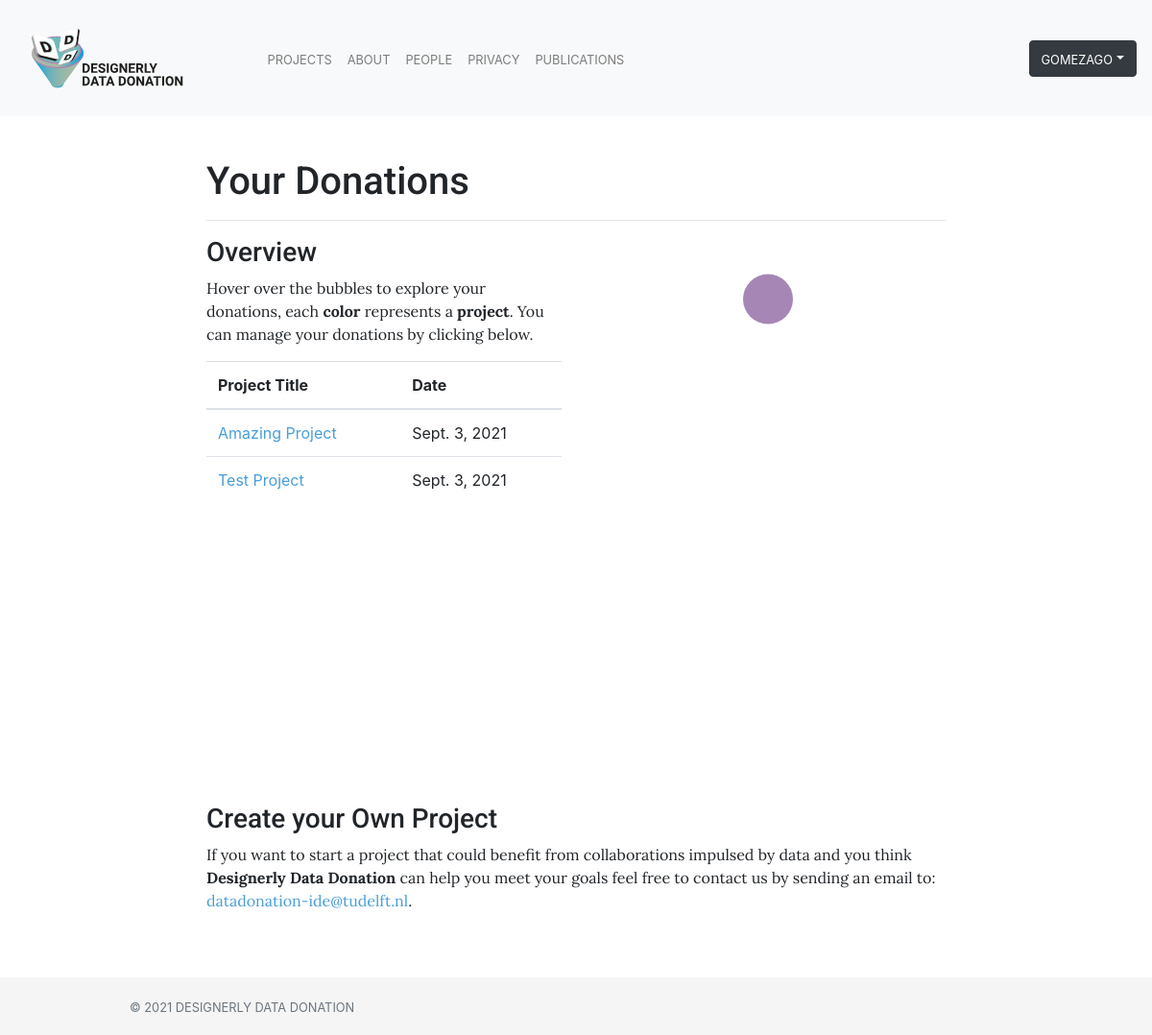
/hello/ (signed in), run on an earlier commit of the app's database.
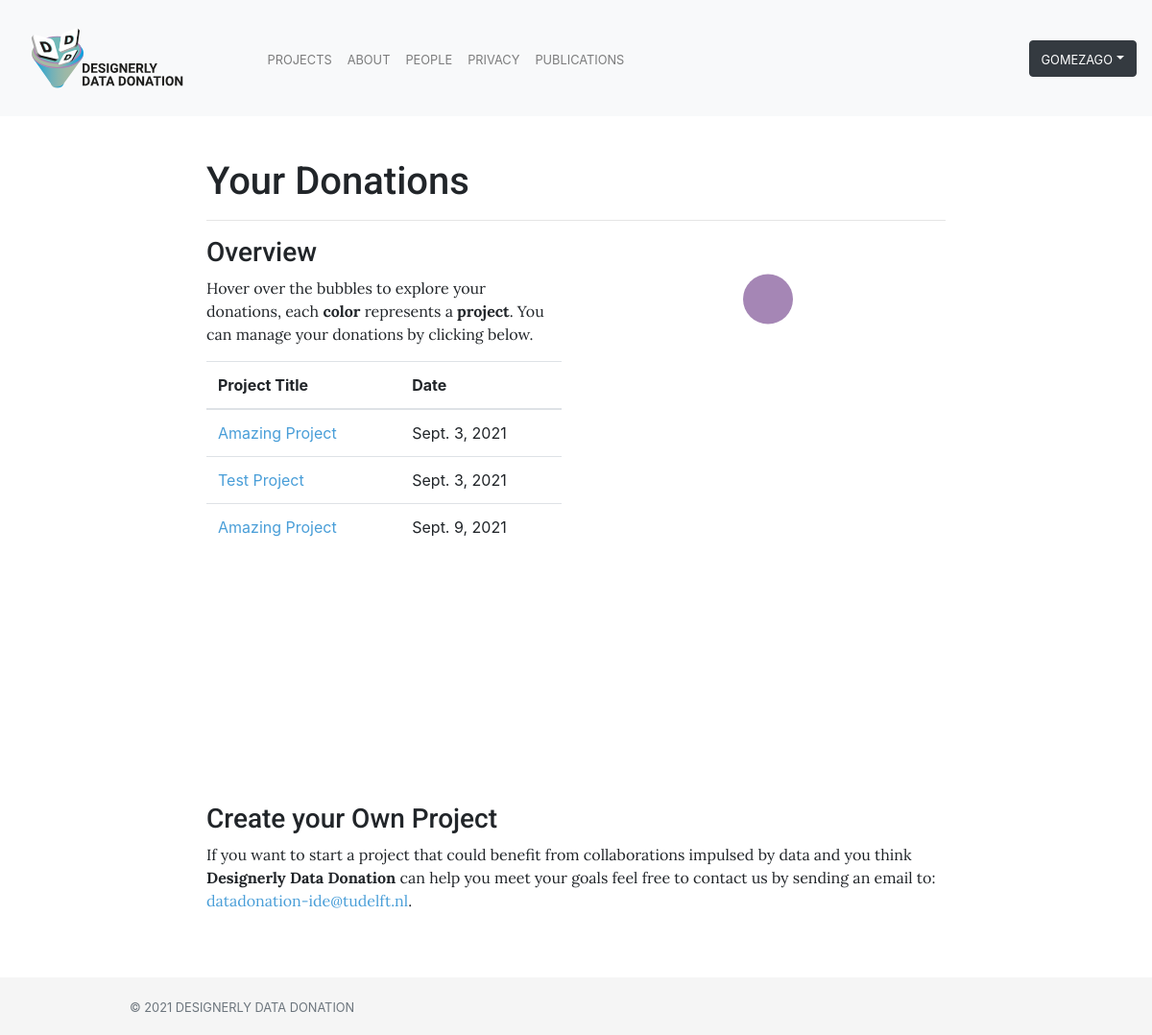
And on a later commit of the database.
### bucket/models.py (models this page shows, shortened)
class BucketUser(AbstractBaseUser):
    email               = models.EmailField(verbose_name="email", max_length=60, unique=True)
    username            = models.CharField(max_length=30, unique=True)
    user_id             = models.CharField(max_length=60, unique=True, default=None, primary_key=True)
    date_joined         = models.DateTimeField(verbose_name="date joined", auto_now_add=True)
    last_login          = models.DateTimeField(verbose_name="last login", auto_now=True)
    thing_id            = models.CharField(max_length=200, unique=True, default=None, null=True)
    is_admin            = models.BooleanField(default=False)
    is_active           = models.BooleanField(default=True)
    is_staff            = models.BooleanField(default=False)
    is_superuser        = models.BooleanField(default=False)
    hide_email          = models.BooleanField(default=True)
    objects = BucketUserManager()
    USERNAME_FIELD = 'email' # Field to log in with
    REQUIRED_FIELDS = ['username', 'user_id'] # Required fields

### bucket_view/models.py (models this page shows, shortened)
class Donation(models.Model):
    user                   = models.ForeignKey(settings.AUTH_USER_MODEL, on_delete=models.CASCADE)
    project                = models.ForeignKey('Project', on_delete=models.CASCADE, blank=True, null=True) #For Demographics
    thingId                = models.CharField(max_length=200, unique=True, default=None)
    propertyId             = models.JSONField(blank=False, null=True)
    data                   = models.JSONField(blank=False, null=True) #Data this person wants to share
    consent                = models.BooleanField(default=False) # Consent to donate?
    adult                  = models.BooleanField(default=False) # Older than 18+
    updates                = models.BooleanField(default=False) # Wants to receive updates?
    timestamp              = models.DateTimeField(auto_now_add=True)

class Project(models.Model):
    id                      = models.CharField(max_length=100, blank=False, unique=True, primary_key=True)
    user                    = models.ForeignKey(settings.AUTH_USER_MODEL, on_delete=models.CASCADE)
    researcher_name         = models.CharField(max_length=200, unique=False, default=None, null=True)
    researcher_affiliation  = models.CharField(max_length=200, unique=False, default=None, null=True)
    title                   = models.CharField(max_length=100, blank=False) # Short string field to hold project name
    description_tweet       = models.CharField(max_length=280, blank=False)  # Tweet-Like description of project
    description             = models.TextField(blank=False)  # Large string frield to hold a piece of text
    hrec                    = models.BooleanField(default=False)
    data                    = models.JSONField(blank=False, null=True)
    image                   = models.ImageField(upload_to="images", blank=True, null=True)
    start                   = models.DateField(blank=False)  # Start of project
    end                     = models.DateField(blank=False)  # End of project
    data_info               = models.TextField(blank=False, null=True)
    instructions            = models.TextField(unique=False, default=None, null=True)
    groupId                 = models.CharField(max_length=200, unique=True, default=None)

### bucket_view/views.py (the view)
# urls.py: path("hello/", views.bucket_hello, name="hello"),
@login_required()
def bucket_hello(request):
    if request.method == 'POST':
        form = DemographicsForm(request.POST, request.FILES)
        if form.is_valid():
            timestamp = round(time.time()*1000)
            sex = form.cleaned_data['sex']
            date = form.cleaned_data['date_of_birth']
            sex_data = {'values': [[timestamp, int(sex[0])]]}
            print(sex_data)
            date_data = {'values':[[timestamp, date.day, date.month, date.year]]}
            print(date_data)
            thingId, initialized_property_dict = initialize_demographics_donation(request.session['token'], sex_data, date_data)
            donation = Donation(
                user=request.user,
                data={'SEX': ['Sex', 'Sex'], 'DATE': ['Date', 'Date']},
                project=Project.objects.get(id = 'ddd_demo'),
                updates=False,
                adult=True,
                consent=True,
                thingId=thingId,
                propertyId=initialized_property_dict)
            donation.save()
            donations = Donation.objects.filter(user=request.user)
            return render(request, 'bucket_hello.html', {'donations': donations})
        else:
            print("Something went wrong with the Form...") #TODO: Raise Message
    else:
        form = DemographicsForm()
        donations = Donation.objects.filter(user=request.user)
        if not donations:
            return render(request, 'first_hello.html', {'form': form})
        else:
            return render(request, 'bucket_hello.html', {'donations': donations})

### bucket_view/templates/bucket_hello.html (shortened to what this page needs)
{% extends "base.html" %}
{% load static %}
{% block page_content %}
<section style="padding-top: 50px; padding-bottom: 50px">
    <div class="col-md-8 offset-md-2" style="align-content: center; background-size: cover; padding-top: 20px">
        <h1>Your Donations</h1>
        <hr>
            <div class="row">
                <div class="col-sm-6 order-md-2" id="bubble_chart">
                    <div id="loader" style="align-content: center; text-align: center"><img src="{% static 'images/spinner.gif' %}"></div>
                </div>
                <div class="col-sm-6 order-md-1">
                    <h3>Overview</h3>
                    <p>Hover over the bubbles to explore your donations, each <b>color</b> represents a <b>project</b>. You can manage your donations by clicking below.</p>
                    <table class="table">
                        <thread>
                            <th scope="col">Project Title</th>
                            <th scope="col">Date</th>
                        </thread>
                        <tbody>
                        {% for d in donations %}
                            <tr>
                                <td><a href="{% url 'donation_view' pk=d.pk %}">{{ d.project.title }}</a></td>
                                <td>{{ d.timestamp.date }}</td>
                            </tr>
                        {% endfor %}
                        </tbody>
                    </table>
                </div>
            </div>
    </div>
    <div class="col-md-8 offset-md-2" style="align-content: center; background-size: cover; padding-top: 20px">
    <h3>Create your Own Project</h3>
        <p>If you want to start a project that could benefit from collaborations impulsed by data and you think <b>Designerly Data Donation</b> can help you meet your goals feel free to contact us by sending an email to: <a href="mailto:datadonation-ide@tudelft.nl">datadonation-ide@tudelft.nl</a>.</p>
    </div>
</section>
{% endblock %}

### data_donation/templates/base.html (shortened to what this page needs)
{% load static %}
<!doctype html>
    <head>
        <link rel="stylesheet" href="https://stackpath.bootstrapcdn.com/bootstrap/4.1.3/css/bootstrap.min.css">
        <link href="/static/css/base.css" rel="stylesheet">
    </head>
    <body>
        <nav class="navbar fixed-top navbar-light bg-light navbar-expand-md justify-content-center">
            <a class="navbar-brand" href="{% url 'pages_index' %}"><img src="{% static 'images/DDDLogo.svg' %}" height="95px"/></a>
            <div class="collapse navbar-collapse" id="navbarCollapse">
                <ul class="navbar-nav w-100 justify-content-center" id="navigation">
                <li class="nav-item {% if request.resolver_match.url_name == 'project_list' or request.resolver_match.url_name == 'project_view' %}active{% endif %}">
                    <a class="nav-link" id="projects" href="{% url 'project_list' %}"><span class="small text-uppercase">Projects</span></a>
                </li>
                <li class="nav-item {% if request.resolver_match.url_name == 'pages_about' %}active{% endif %}">
                    <a class="nav-link" id="about" href="{% url 'pages_about' %}"><span class="small text-uppercase">About</span></a>
                </li>
                <li class="nav-item {% if request.resolver_match.url_name == 'pages_questions' %}active{% endif %}">
                    <a class="nav-link" id="team" href="{% url 'pages_questions' %}"><span class="small text-uppercase">People</span></a>
                </li>
                <li class="nav-item {% if request.resolver_match.url_name == 'pages_privacy' %}active{% endif %}">
                    <a class="nav-link" id="privacy" href="{% url 'pages_privacy' %}"><span class="small text-uppercase">Privacy</span></a>
                </li>
                <li class="nav-item {% if request.resolver_match.url_name == 'pages_publications' %}active{% endif %}">
                    <a class="nav-link" id="team" href="{% url 'pages_publications' %}"><span class="small text-uppercase">Publications</span></a>
                </li>
              </ul>
            {% if user.is_authenticated %}
                <ul class="navbar-nav ml-auto w-100 justify-content-end" id="navigation_login">
                    <div class="dropdown">
                        <button class="btn btn-dark dropdown-toggle" type="button" id="dropdownUserButton" data-toggle="dropdown"><span class="small text-uppercase">{{ user.username }}</span></button>
                    </div>
                 </ul>
            {% else %}
                 <ul class="navbar-nav ml-auto w-100 justify-content-end">
                    <a class="btn btn-dark navbar-btn" role="button"  href="/bucket/login/"><span class="small text-uppercase">Log in / Sign Up</span></a>
                </ul>
            {% endif %}
            </div>
        </nav>
        <main role="main">
            {% block page_content %}{% endblock %}
        </main>
        <footer class="footer">
            <div class="container">
                <span class="text-muted small text-uppercase">&copy; {% now 'Y' %} Designerly Data Donation</span>
            </div>
        </footer>
    </body>
</html>

### static/css/base.css (style rules this page uses)
p { font-family: 'Lora', Sans-Serif; }
h1, h2, h3, h4, h5, h6 { font-family: 'Roboto', Serif; }
body { margin-bottom: 60px; margin-top: 95px; }
.footer { position: absolute; bottom: 0; width: 100%; height: 60px; line-height: 60px; background-color: #f5f5f5; }
a { color: #499ed8; }
.container { max-width: 960px; }

What changed in the data, as far as the page shows it:
added Donation: project "Amazing Project", timestamp "Sept. 9, 2021"
